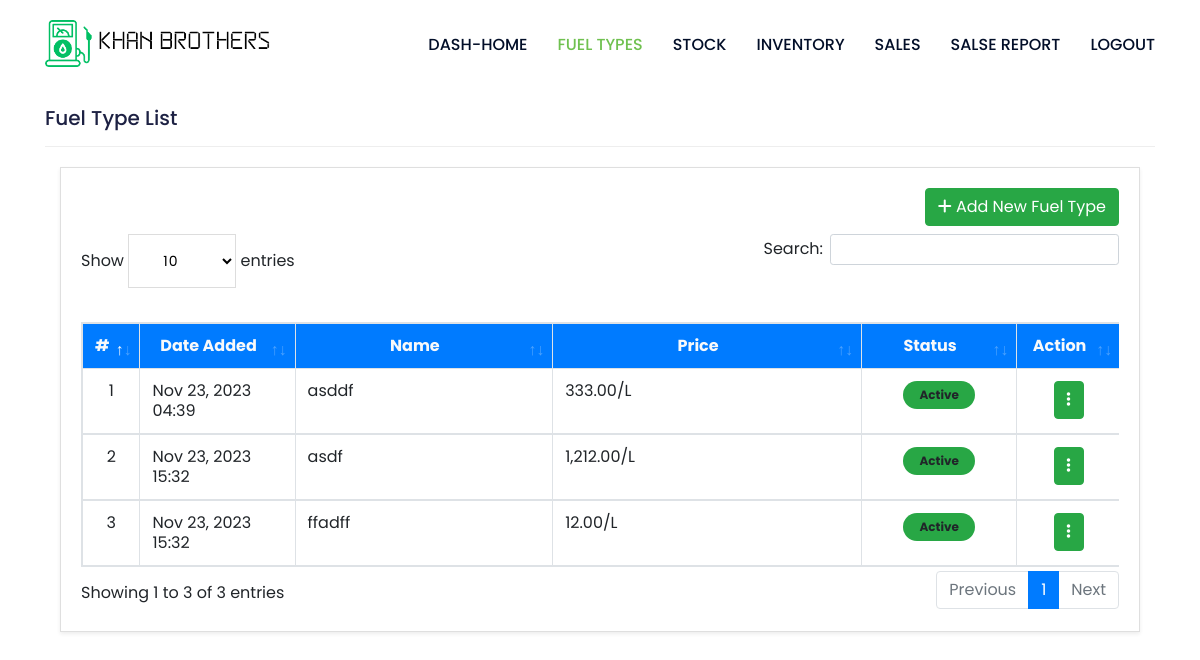
The page /kb-dash/fuels/ (signed in) on the database as committed earlier.
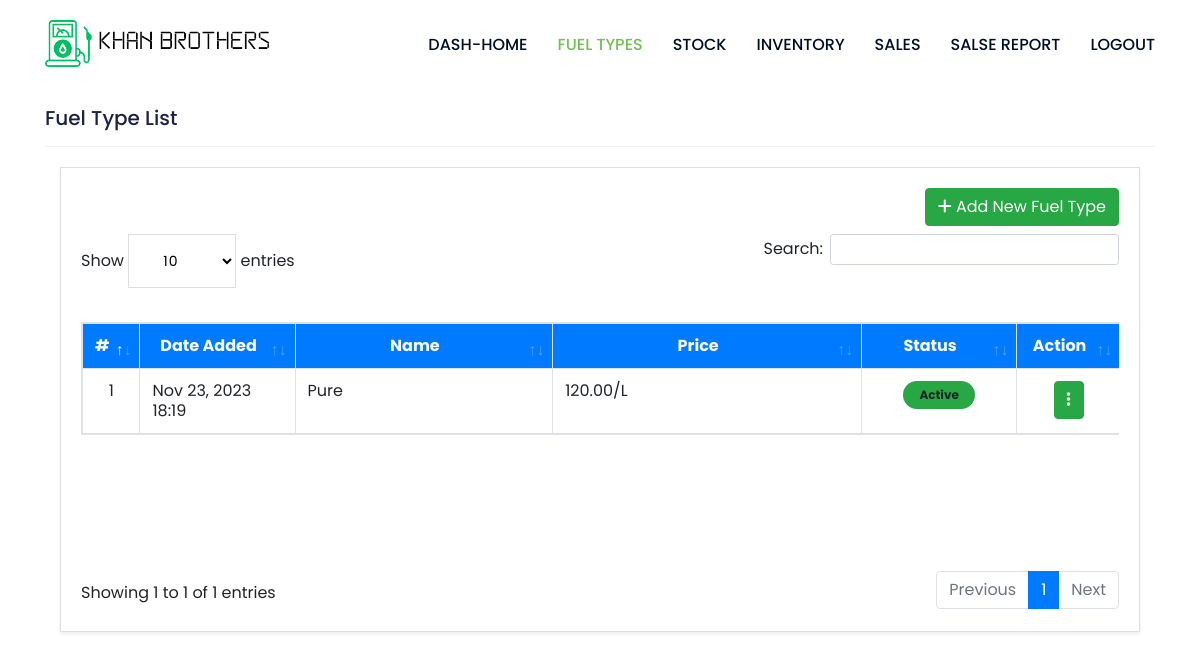
The same page on the database as committed later.
### management/models.py (models this page shows, shortened)
class Fuel(models.Model):
    name = models.CharField(max_length=100)
    description = models.TextField()
    status = models.CharField(max_length=2, choices=(('1', 'Active'), ('0', 'Inactive')), default=1)
    price = models.FloatField(max_length=(15, 2), default=0)
    date_created = models.DateTimeField(auto_now=True)
    class Meta:
        verbose_name_plural = "Fuel type list"
    def __str__(self):
        return str(f"{self.name}")

### management/views.py (the view)
# urls.py: path('fuels/', views.fuel_list_view, name='fuel_list'),
@login_required
def fuel_list_view(request):
  fuels = Fuel.objects.all()
  return render(request, 'management/fuel_list.html', {'fuels': fuels})

### kb_config/templates/management/fuel_list.html (shortened to what this page needs)
{% extends "management_base.html" %}
{% load humanize %}
{% block content %}
<h3 class="fw-bolder">Fuel Type List</h3>
<hr>
<section class="py-1">
  <div class="container">
    <div class="card rounded-0 shadow-sm blur">
      <div class="card-body">
        <div class="container-fluid">
          <div class="text-end mb-2" style="text-align: right">
            <button type="button" class="btn btn-success" id="add-new">
              <i class="fa fa-plus"></i> Add New Fuel Type
            </button>
          </div>
          <table class="table table-stripped table-bordered" id="petrol-table">
            <colgroup>
              <col width="5%">
              <col width="15%">
              <col width="25%">
              <col width="30%">
              <col width="15%">
              <col width="10%">
            </colgroup>
            <thead>
              <tr class="bg-primary bg-gradient text-light">
                <th class="text-center">#</th>
                <th class="text-center">Date Added</th>
                <th class="text-center">Name</th>
                <th class="text-center">Price</th>
                <th class="text-center">Status</th>
                <th class="text-center">Action</th>
              </tr>
            </thead>
            <tbody>
              {% for fuel in fuels %}
              <tr>
                <td class="text-center">{{forloop.counter}}</td>
                <td class="">{{ fuel.date_created|date:"M d, Y H:i" }}</td>
                <td class="">{{fuel}}</td>
                <td class="text-end">{{ fuel.price|floatformat:2|intcomma }}/L</td>
                <td class="text-center">
                  {% if fuel.status == '1' %}
                  <span class="badge bg-primary px-3 py-2 rounded-pill bg-success">Active</span>
                  {% else %}
                  <span class="badge bg-default border text-dark px-3 py-3 rounded-pill bg-danger">Inactive</span>
                  {% endif %}
                </td>
                <td class="text-center">
                  <div class="dropdown">
                    <button class="btn btn-success dropdown-toggle" type="button" data-toggle="dropdown" aria-expanded="false">
                      <i class="fa-solid fa-ellipsis-vertical"></i>
                    </button>
                  </div>
                </td>
              </tr>
              {% endfor %}
            </tbody>
          </table>
        </div>
      </div>
    </div>
  </div>
</section>
</div>
{% endblock content %}

Rows that differ between the two databases and show on the page:
removed Fuel: date_created "Nov 23, 2023 04:39", name "asddf", price "333.00", status "Active"
removed Fuel: date_created "Nov 23, 2023 15:32", name "asdf", price "1,212.00", status "Active"
removed Fuel: date_created "Nov 23, 2023 15:32", name "ffadff", price "12.00", status "Active"
added Fuel: date_created "Nov 23, 2023 18:19", name "Pure", price "120.00", status "Active"
Other text that changed with them:
text written by a page script: "Show entries Search: Showing 1 to 3 of 3 entries Previous 1 Next" → "Show entries Search: Showing 1 to 1 of 1 entries Previous 1 Next"
